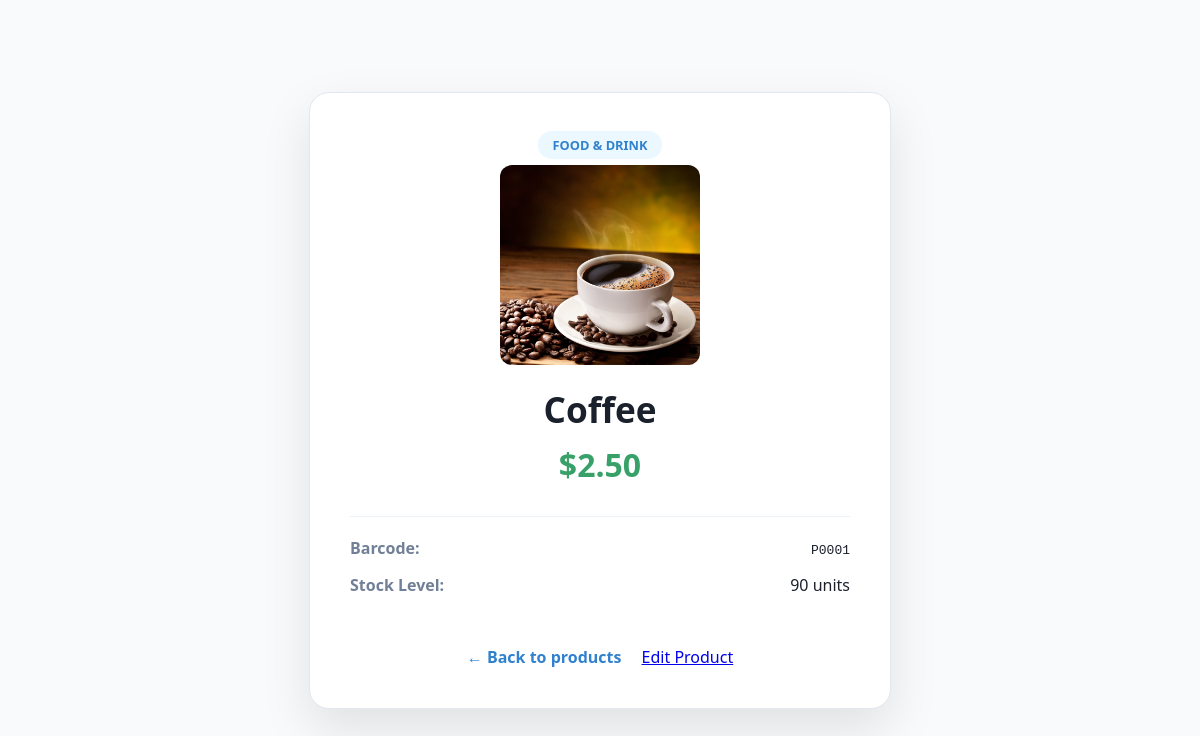
Page /sales/products/1/ (signed in) on the committed database.
### sales/models.py (models this page shows, shortened)
class Product(models.Model):
    CATEGORY_CHOICES = [
        ('food',        'Food & Drink'),
        ('electronics', 'Electronics'),
        ('clothing',    'Clothing'),
        ('household',   'Household'),
        ('other',       'Other'),
    ]
    name       = models.CharField(max_length=200)
    category   = models.CharField(max_length=20, choices=CATEGORY_CHOICES)
    price      = models.DecimalField(max_digits=8, decimal_places=2)   # e.g. 12.99
    stock      = models.PositiveIntegerField(default=0)                # units in stock
    barcode    = models.CharField(max_length=50, unique=True, blank=True)
    is_active  = models.BooleanField(default=True)                     # hide discontinued items
    image      = models.ImageField(upload_to='product_images/', blank=True, null=True)
    class Meta:
        ordering = ['name']

### sales/views.py (the view)
# urls.py: path('products/<int:pk>/',      views.product_detail,       name='product_detail'),
@login_required
def product_detail(request, pk):
    product = get_object_or_404(Product, pk=pk)
    return render(request, 'sales/product_detail.html', {'product': product})

### sales/templates/sales/product_detail.html (shortened to what this page needs)
<!DOCTYPE html>
<html lang="en">
<head>
</head>
<body>
<div class="detail-card">
    <span class="badge">{{ product.get_category_display }}</span>
    {% if product.image %}
    <img src="{{ product.image.url }}" alt="{{ product.name }}" style="width:200px;height:200px;object-fit:cover;border-radius:12px;margin:10px auto;display:block;">
    {% endif %}
    <h1>{{ product.name }}</h1>
    <div class="price">${{ product.price|floatformat:2 }}</div>
    <div class="info-grid">
        <div class="info-item">
            <span class="label">Barcode:</span>
            <span><code>{{ product.barcode|default:"No Barcode" }}</code></span>
        </div>
        <div class="info-item">
            <span class="label">Stock Level:</span>
            <span>{{ product.stock }} units</span>
        </div>
    </div>
    <a href="{% url 'product_list' %}" class="back-link">
        ← Back to products
    </a>
    <a href="{% url 'edit_product' product.pk %}" class="edit-link" style="margin-left:16px">Edit Product</a>
</div>
</body>
</html>

### sales/templates/sales/product_detail.html (style rules this page uses)
:root { --bg: #f8fafc; --primary: #3182ce; --text-dark: #1a202c; --success: #38a169; --danger: #e53e3e; }
body { font-family: 'Segoe UI', sans-serif; background: var(--bg); color: var(--text-dark); margin: 0; display: flex; align-items: center; justify-content: center; min-height: 100vh; }
.detail-card { background: white; width: 100%; max-width: 500px; padding: 40px; border-radius: 20px; box-shadow: 0 20px 50px rgba(0,0,0,0.1); border: 1px solid #e2e8f0; text-align: center; }
.badge { padding: 5px 15px; border-radius: 20px; font-size: 0.8em; font-weight: bold; background: #ebf8ff; color: var(--primary); text-transform: uppercase; }
h1 { margin: 20px 0 10px 0; font-size: 2.2em; }
.price { font-size: 2em; font-weight: 800; color: var(--success); margin: 10px 0; }
.info-grid { text-align: left; margin: 30px 0; border-top: 1px solid #edf2f7; padding-top: 20px; }
.info-item { margin-bottom: 15px; display: flex; justify-content: space-between; }
.label { color: #718096; font-weight: 600; }
.back-link { display: inline-block; margin-top: 20px; text-decoration: none; color: var(--primary); font-weight: bold; transition: 0.2s; }

### rows in the picture
Product: category "FOOD & DRINK", image (picture), name "Coffee", price "2.50", barcode "P0001", stock "90"
